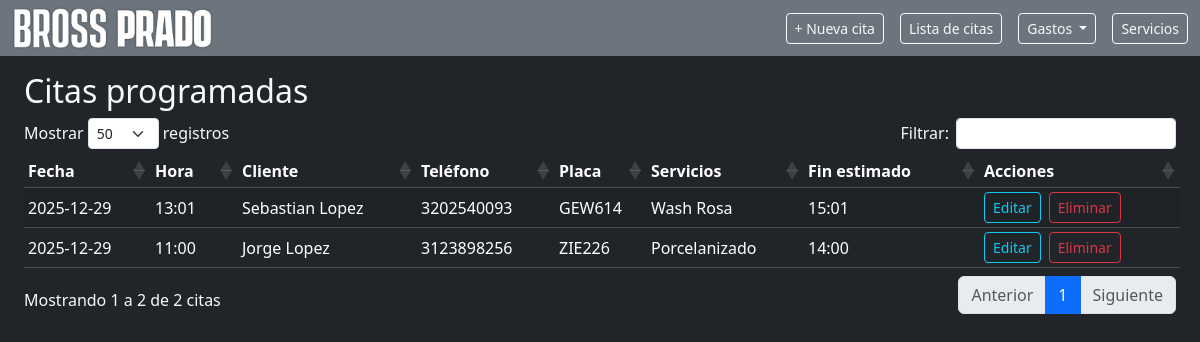
Before: /appointments with the older database file.
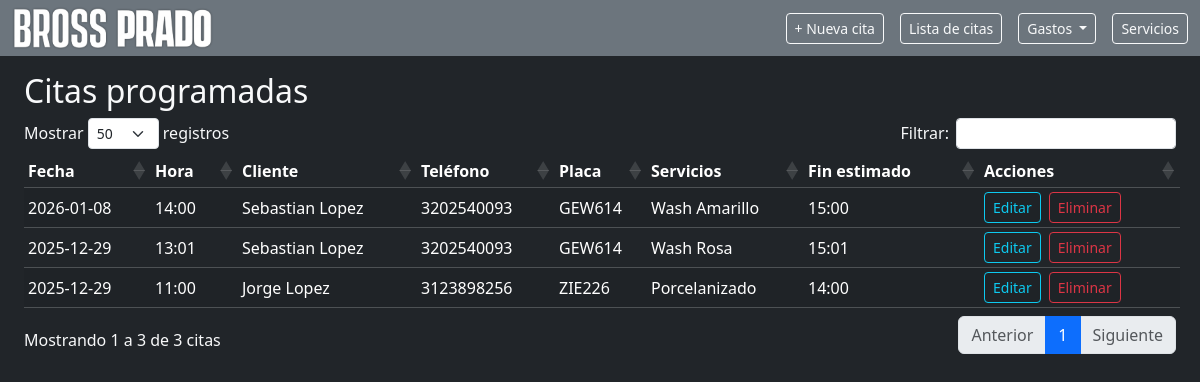
After: the same page with the newer database file.
### app.py (models this page shows, shortened)
class Appointment(db.Model):
    __tablename__ = "appointments"
    id = db.Column(db.Integer, primary_key=True)
    customer_name = db.Column(db.String(120), nullable=True)
    plate = db.Column(db.String(20), nullable=True)
    phone = db.Column(db.String(20))
    services = db.Column(db.String(255), nullable=False)  # "Wash Morado, Motor"
    start_datetime = db.Column(db.DateTime, nullable=False)
    end_datetime = db.Column(db.DateTime, nullable=False)
    notes = db.Column(db.Text, nullable=True)

### app.py (the view)
@app.route("/appointments")
def appointments_list():
    appointments = Appointment.query.order_by(Appointment.start_datetime.asc()).all()
    return render_template("appointments_list.html", appointments=appointments)

### templates/appointments_list.html (shortened to what this page needs)
{% extends "base.html" %}
{% block extra_head %}
<link rel="stylesheet"
      href="https://cdn.datatables.net/1.13.6/css/dataTables.bootstrap5.min.css">
{% endblock %}
{% block content %}
<h2>Citas programadas</h2>
<table id="appointmentsTable"
       class="table table-dark table-striped table-sm align-middle mt-4">
  <thead>
    <tr>
      <th>Fecha</th>
      <th>Hora</th>
      <th>Cliente</th>
      <th>Teléfono</th>
      <th>Placa</th>
      <th>Servicios</th>
      <th>Fin estimado</th>
      <th>Acciones</th>
    </tr>
  </thead>
  <tbody>
  {% for a in appointments %}
    <tr>
      <td>{{ a.start_datetime.strftime("%Y-%m-%d") }}</td>
      <td>{{ a.start_datetime.strftime("%H:%M") }}</td>
      <td>{{ a.customer_name }}</td>
      <td>{{ a.phone or "-" }}</td>
      <td>{{ a.plate or "-" }}</td>
      <td>{{ a.services }}</td>
      <td>{{ a.end_datetime.strftime("%H:%M") }}</td>
      <td class="d-flex gap-2">
        <a href="{{ url_for('edit_appointment', appointment_id=a.id) }}"
          class="btn btn-sm btn-outline-info">Editar</a>
        <form method="post"
              action="{{ url_for('delete_appointment', appointment_id=a.id) }}"
              onsubmit="return confirm('¿Eliminar esta cita?');">
          <button class="btn btn-sm btn-outline-danger">Eliminar</button>
        </form>
      </td>
    </tr>
  {% endfor %}
  </tbody>
</table>
{% endblock %}

### templates/base.html (shortened to what this page needs)
<!doctype html>
<html lang="es">
<head>
  <link
    href="https://cdn.jsdelivr.net/npm/bootstrap@5.3.3/dist/css/bootstrap.min.css"
    rel="stylesheet">
  {% block extra_head %}{% endblock %}
</head>
<body class="bg-dark text-light">
<nav class="navbar navbar-expand-lg navbar-dark bg-secondary mb-3">
  <div class="container-fluid">
    <a class="navbar-brand d-flex align-items-center gap-2"
       href="{{ url_for('calendar_view') }}"
       style="padding-top: 0; padding-bottom: 0;">
      <img
        src="{{ url_for('static', filename='img/logotipo.png') }}"
        alt="Agenda Detailing"
        class="navbar-logo"
        onerror="this.style.display='none'; this.insertAdjacentHTML('afterend','<span class=\'navbar-brand-text\'>Agenda</span>');"
      >
    </a>
    <div class="collapse navbar-collapse justify-content-end" id="navbarContent">
      <div class="d-flex flex-column flex-lg-row gap-2 mt-3 mt-lg-0">
        <a class="btn btn-sm btn-outline-light me-2" href="{{ url_for('new_appointment') }}">+ Nueva cita</a>
        <a class="btn btn-sm btn-outline-light me-2" href="{{ url_for('appointments_list') }}">Lista de citas</a>
        <div class="dropdown d-inline-block me-2">
          <button class="btn btn-sm btn-outline-light dropdown-toggle"
                  type="button"
                  data-bs-toggle="dropdown"
                  aria-expanded="false">
            Gastos
          </button>
        </div>
        <a class="btn btn-sm btn-outline-light" href="{{ url_for('services_view') }}">Servicios</a>
      </div>
    </div>
  </div>
</nav>
<div class="container-fluid px-4">
  {% block content %}{% endblock %}
</div>
</body>
</html>

### templates/base.html (style rules this page uses)
.navbar-logo { height: 40px; width: auto; display: block; filter: drop-shadow(0 0 1px rgba(0,0,0,0.45)); }

Changed rows visible on the page:
added Appointment: start_datetime "2026-01-08", start_datetime "14:00", customer_name "Sebastian Lopez", phone "3202540093", plate "GEW614", services "Wash Amarillo", end_datetime "15:00"
Other visible differences:
text written by a page script: "Mostrar registros Filtrar: Mostrando 1 a 2 de 2 citas Anterior 1 Siguiente" → "Mostrar registros Filtrar: Mostrando 1 a 3 de 3 citas Anterior 1 Siguiente"
